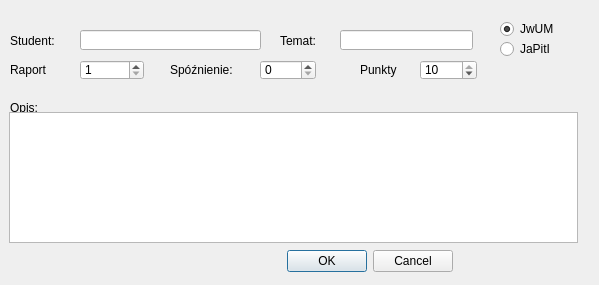
<?xml version="1.0" encoding="UTF-8"?>
<ui version="4.0">
 <class>Dialog</class>
 <widget class="QDialog" name="Dialog">
  <property name="geometry">
   <rect>
    <x>0</x>
    <y>0</y>
    <width>599</width>
    <height>285</height>
   </rect>
  </property>
  <property name="windowTitle">
   <string>Dialog</string>
  </property>
  <widget class="QLabel" name="label">
   <property name="geometry">
    <rect>
     <x>280</x>
     <y>30</y>
     <width>51</width>
     <height>21</height>
    </rect>
   </property>
   <property name="text">
    <string>Temat:</string>
   </property>
   <property name="buddy">
    <cstring>temat</cstring>
   </property>
  </widget>
  <widget class="QLineEdit" name="temat">
   <property name="geometry">
    <rect>
     <x>340</x>
     <y>30</y>
     <width>133</width>
     <height>20</height>
    </rect>
   </property>
  </widget>
  <widget class="QLabel" name="label_4">
   <property name="geometry">
    <rect>
     <x>10</x>
     <y>20</y>
     <width>51</width>
     <height>42</height>
    </rect>
   </property>
   <property name="text">
    <string>Student:</string>
   </property>
   <property name="buddy">
    <cstring>student</cstring>
   </property>
  </widget>
  <widget class="QRadioButton" name="radioButton">
   <property name="geometry">
    <rect>
     <x>500</x>
     <y>20</y>
     <width>71</width>
     <height>18</height>
    </rect>
   </property>
   <property name="text">
    <string>JwUM</string>
   </property>
   <property name="checked">
    <bool>true</bool>
   </property>
  </widget>
  <widget class="QRadioButton" name="radioButton_2">
   <property name="geometry">
    <rect>
     <x>500</x>
     <y>40</y>
     <width>71</width>
     <height>18</height>
    </rect>
   </property>
   <property name="text">
    <string>JaPitI</string>
   </property>
  </widget>
  <widget class="QLabel" name="label_2">
   <property name="geometry">
    <rect>
     <x>10</x>
     <y>60</y>
     <width>61</width>
     <height>20</height>
    </rect>
   </property>
   <property name="text">
    <string>Raport</string>
   </property>
   <property name="buddy">
    <cstring>raport</cstring>
   </property>
  </widget>
  <widget class="QLabel" name="label_3">
   <property name="geometry">
    <rect>
     <x>170</x>
     <y>60</y>
     <width>71</width>
     <height>20</height>
    </rect>
   </property>
   <property name="text">
    <string>Spóźnienie:</string>
   </property>
   <property name="buddy">
    <cstring>spozn</cstring>
   </property>
  </widget>
  <widget class="QSpinBox" name="spozn">
   <property name="geometry">
    <rect>
     <x>260</x>
     <y>60</y>
     <width>56</width>
     <height>20</height>
    </rect>
   </property>
   <property name="maximum">
    <number>10</number>
   </property>
  </widget>
  <widget class="QLabel" name="label_6">
   <property name="geometry">
    <rect>
     <x>360</x>
     <y>60</y>
     <width>56</width>
     <height>20</height>
    </rect>
   </property>
   <property name="text">
    <string>Punkty</string>
   </property>
   <property name="buddy">
    <cstring>punkty</cstring>
   </property>
  </widget>
  <widget class="QSpinBox" name="punkty">
   <property name="geometry">
    <rect>
     <x>420</x>
     <y>60</y>
     <width>57</width>
     <height>20</height>
    </rect>
   </property>
   <property name="maximum">
    <number>10</number>
   </property>
   <property name="value">
    <number>10</number>
   </property>
  </widget>
  <widget class="QLabel" name="label_5">
   <property name="geometry">
    <rect>
     <x>10</x>
     <y>100</y>
     <width>56</width>
     <height>16</height>
    </rect>
   </property>
   <property name="text">
    <string>Opis:</string>
   </property>
   <property name="buddy">
    <cstring>ocena</cstring>
   </property>
  </widget>
  <widget class="QPlainTextEdit" name="ocena">
   <property name="geometry">
    <rect>
     <x>9</x>
     <y>112</y>
     <width>569</width>
     <height>131</height>
    </rect>
   </property>
  </widget>
  <widget class="QDialogButtonBox" name="buttonBox">
   <property name="geometry">
    <rect>
     <x>9</x>
     <y>249</y>
     <width>444</width>
     <height>25</height>
    </rect>
   </property>
   <property name="orientation">
    <enum>Qt::Horizontal</enum>
   </property>
   <property name="standardButtons">
    <set>QDialogButtonBox::Cancel|QDialogButtonBox::Ok</set>
   </property>
  </widget>
  <widget class="QLineEdit" name="student">
   <property name="geometry">
    <rect>
     <x>80</x>
     <y>30</y>
     <width>181</width>
     <height>20</height>
    </rect>
   </property>
  </widget>
  <widget class="QSpinBox" name="raport">
   <property name="geometry">
    <rect>
     <x>80</x>
     <y>60</y>
     <width>64</width>
     <height>20</height>
    </rect>
   </property>
   <property name="minimum">
    <number>1</number>
   </property>
   <property name="maximum">
    <number>6</number>
   </property>
  </widget>
  <zorder>buttonBox</zorder>
  <zorder>radioButton</zorder>
  <zorder>radioButton_2</zorder>
  <zorder>temat</zorder>
  <zorder>label</zorder>
  <zorder>label_2</zorder>
  <zorder>label_3</zorder>
  <zorder>spozn</zorder>
  <zorder>label_4</zorder>
  <zorder>label_5</zorder>
  <zorder>ocena</zorder>
  <zorder>punkty</zorder>
  <zorder>label_6</zorder>
  <zorder>student</zorder>
  <zorder>raport</zorder>
 </widget>
 <tabstops>
  <tabstop>buttonBox</tabstop>
  <tabstop>student</tabstop>
  <tabstop>temat</tabstop>
  <tabstop>raport</tabstop>
  <tabstop>spozn</tabstop>
  <tabstop>ocena</tabstop>
  <tabstop>punkty</tabstop>
  <tabstop>radioButton_2</tabstop>
  <tabstop>radioButton</tabstop>
 </tabstops>
 <resources/>
 <connections>
  <connection>
   <sender>buttonBox</sender>
   <signal>accepted()</signal>
   <receiver>Dialog</receiver>
   <slot>accept()</slot>
   <hints>
    <hint type="sourcelabel">
     <x>248</x>
     <y>254</y>
    </hint>
    <hint type="destinationlabel">
     <x>157</x>
     <y>274</y>
    </hint>
   </hints>
  </connection>
  <connection>
   <sender>buttonBox</sender>
   <signal>rejected()</signal>
   <receiver>Dialog</receiver>
   <slot>reject()</slot>
   <hints>
    <hint type="sourcelabel">
     <x>316</x>
     <y>260</y>
    </hint>
    <hint type="destinationlabel">
     <x>286</x>
     <y>274</y>
    </hint>
   </hints>
  </connection>
 </connections>
</ui>
